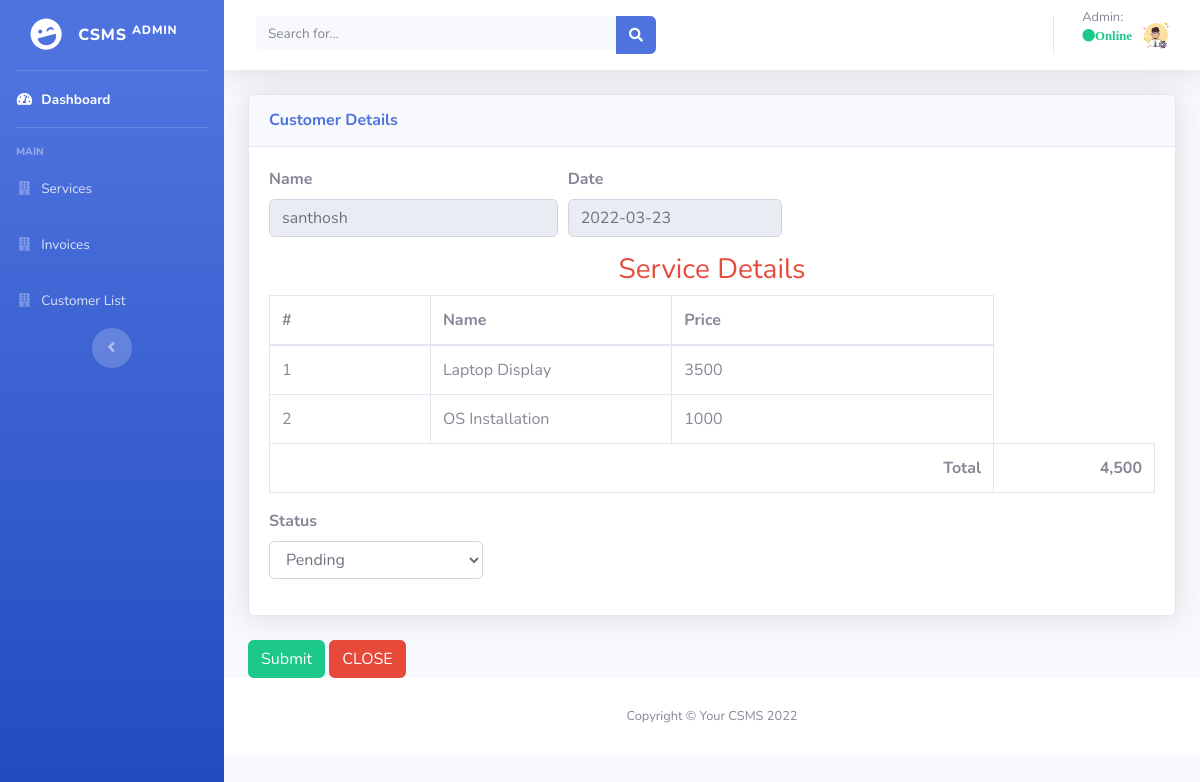
Screenshot of /admin/invoice_edit.php?GetID=5 with the database file from the repository.
### tables this page shows
CREATE TABLE `invoice` (
  `inv_id` int(11) NOT NULL,
  `inv_no` varchar(30) NOT NULL,
  `inv_cname` varchar(50) NOT NULL,
  `inv_date` varchar(30) NOT NULL,
  `inv_status` varchar(30) NOT NULL,
  `inv_total` int(30) NOT NULL
);

CREATE TABLE `invoice_services` (
  `inv_id` int(100) NOT NULL,
  `serv_name` varchar(100) NOT NULL,
  `serv_id` int(100) NOT NULL,
  `serv_price` int(100) NOT NULL
);

### admin/invoice_edit.php (the view, shortened to what this page needs)
<?php
include('dbconnection.php');
include('includes/header.php');
include('includes/navbar.php');
?>
<?php
if (isset($_GET['GetID']) && $_GET['GetID']!=""){
$in_id = $_GET['GetID'];
$result = mysqli_query($conn,"SELECT * FROM invoice WHERE inv_id='$in_id'");
$row = mysqli_fetch_assoc($result);
$name = $row['inv_cname'];
$indt = $row['inv_date'];
$stts = $row['inv_status'];
$ttl=$row['inv_total'];
$ins_id = $_GET['GetID'];
}
 ?>
<div class="container-fluid">
<div class="card shadow mb-4">
  <div class="card-header py-3">
    <h6 class="m-0 font-weight-bold text-primary">Customer Details
    </h6>
  </div>
  <div class="card-body">
<form action="status_editcode.php" method="POST">
<div class="form-row font-weight-bold">
    <div class="form-group col-md-4">
      <label>Name</label>
  <input type="text" class="form-control" name="invoicename" value="<?php echo $name ?> " readonly>
       </div>
    <div class="form-group col-md-3">
      <label>Date</label>
      <input type="text" class="form-control" name="invoicedate" value="<?php echo $indt ?>" readonly>
    </div>
  </div>
<strong><h3 class="text-danger text-center">Service Details</h3></strong>
    <div class="table-responsive">
     <?php
$fs="SELECT * FROM invoice_services WHERE inv_id='$ins_id'";
$fs_run=mysqli_query($conn,$fs);
if (mysqli_num_rows($fs_run)>0)
 { ?>
      <table class="table table-bordered"   width="100%" cellspacing="0">
        <thead>
          <tr>
            <th> # </th>
            <th>Name</th>
            <th>Price</th>
          </tr>
        </thead>
        <tbody>
          <?php
       while ($row_service=mysqli_fetch_assoc($fs_run))
  {
    ?>
   <tr>
            <td width="10%"><?php echo $row_service['serv_id'] ?></td>
            <td width="15%"><?php echo $row_service['serv_name'] ?></td>
            <td width="20%"> <?php echo $row_service['serv_price'] ?> </td>
          </tr>
       <?php
  }
  ?>
        </tbody>
        <tfoot>
           <tr class="bg-foot" >
            <th class="text-right" colspan="4" width="10%">Total</th>
            <th class="text-right" id="sub_total" width="10%"><?php echo number_format($ttl) ?></th>
          </tr>
        </tfoot>
      </table>
 <?php
}
else
  {
    echo "No record found";
  }
?>
    </div>
<div class="form-row font-weight-bold">
    <div class="form-group col-md-3">
      <label>Status</label>
      <select name="instts" class="form-control">
<?php if ($stts=="Pending") { ?>
<option>Pending</option>
    <?php } else{ ?>
     <option value="">Checking</option>
        <option value="Done">Done</option>
 <?php    }
     ?>
      </select>
    </div>
  </div>
  </div>
</div>
<input type="submit" name="invoiceeditsubmit" class="btn btn-success">
 <a href="customer.php"><button class="btn btn-danger">CLOSE</button></a>
</div>
<?php
include('includes/footer.php');
?>

### rows the page displays
invoice: invoicename "santhosh", invoicedate "2022-03-23", inv_total "4,500", instts "Pending"
invoice_services: serv "1", serv_name "Laptop Display", serv_price "3500"
invoice_services: serv "2", serv_name "OS Installation", serv_price "1000"
